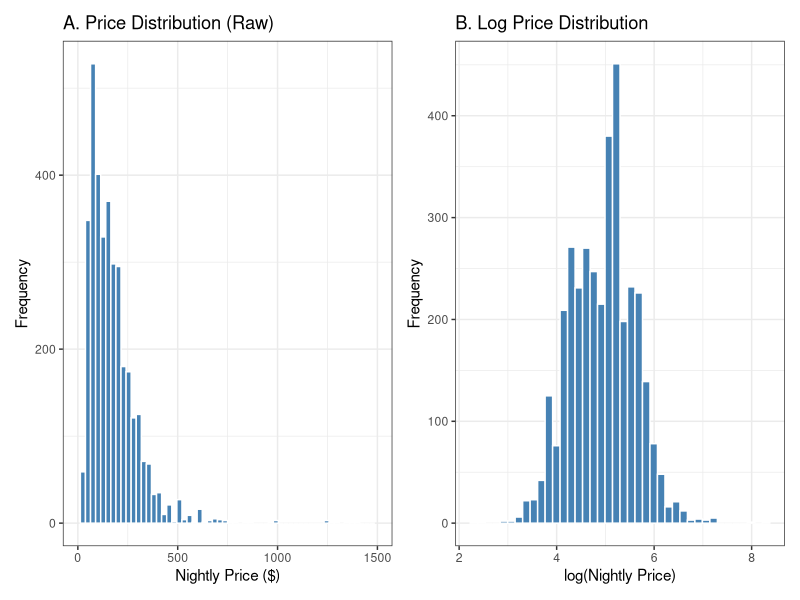
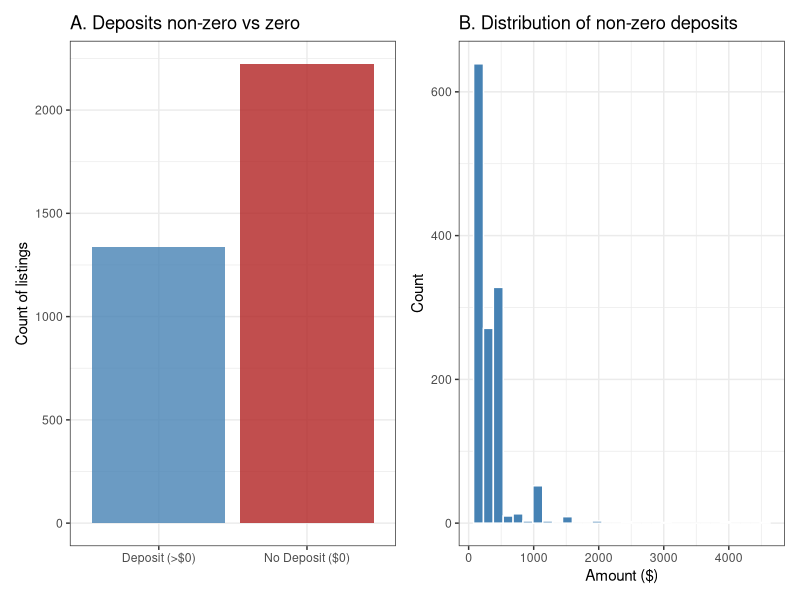
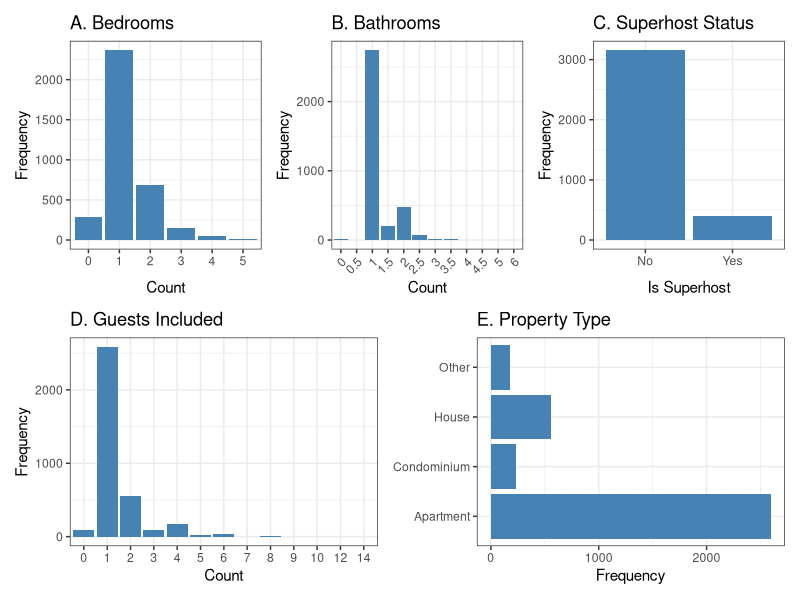
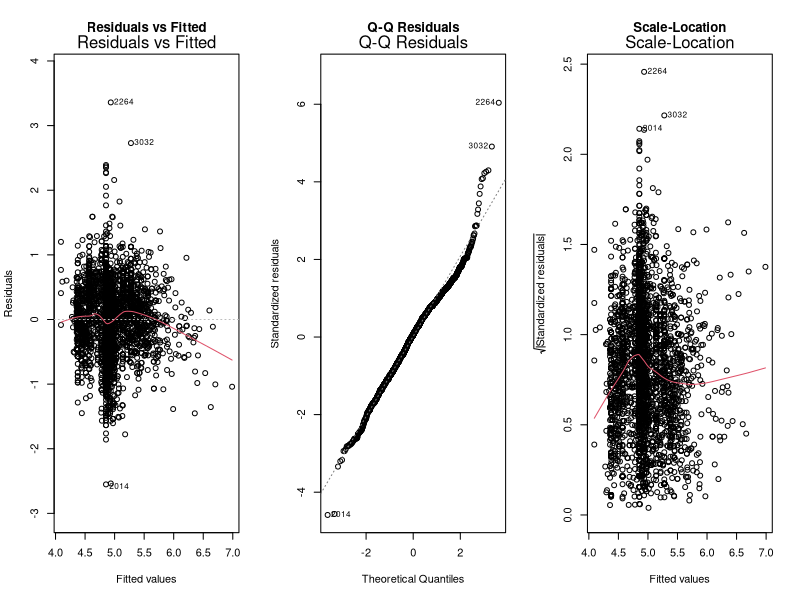
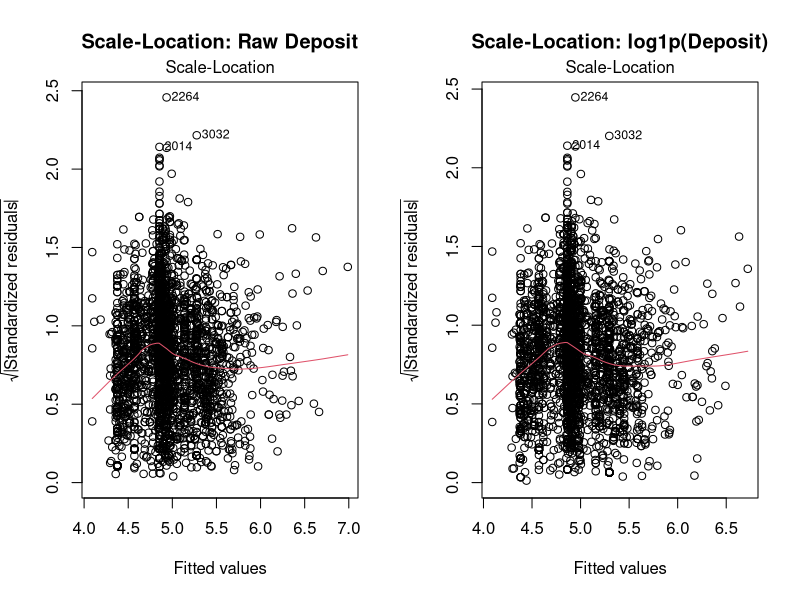
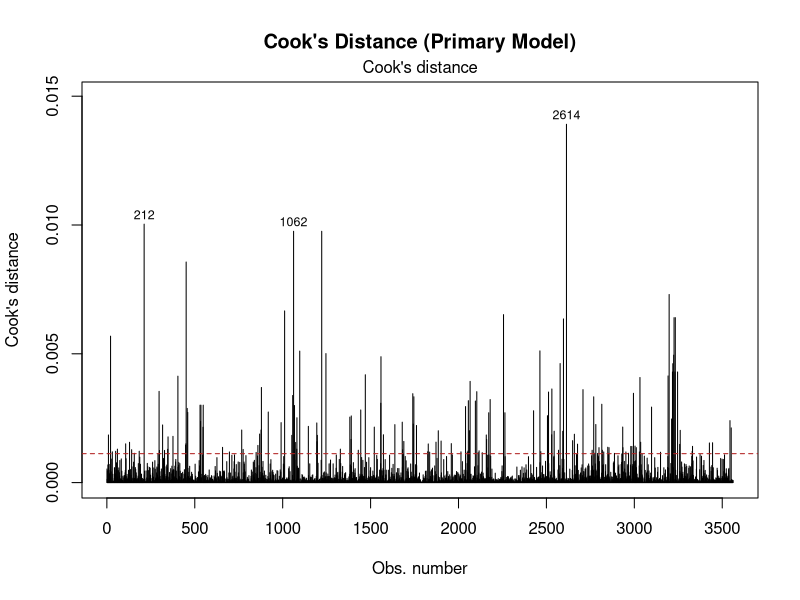
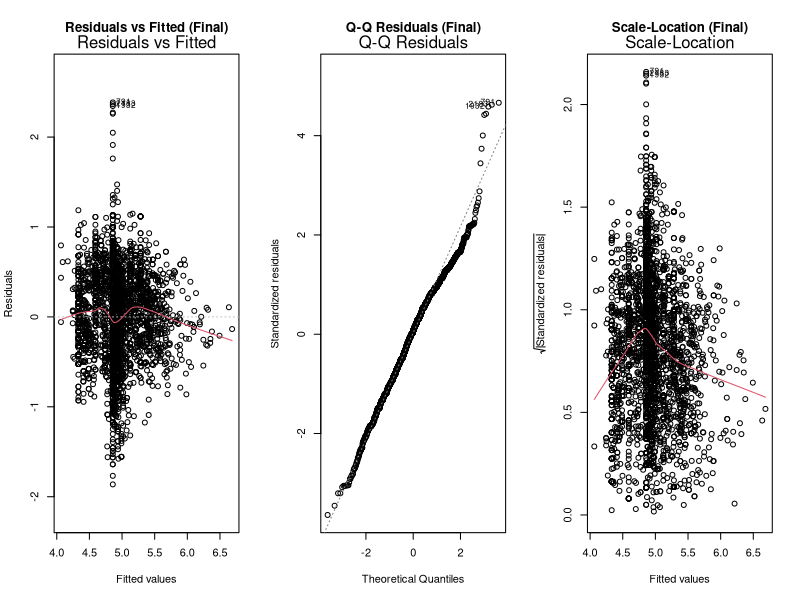
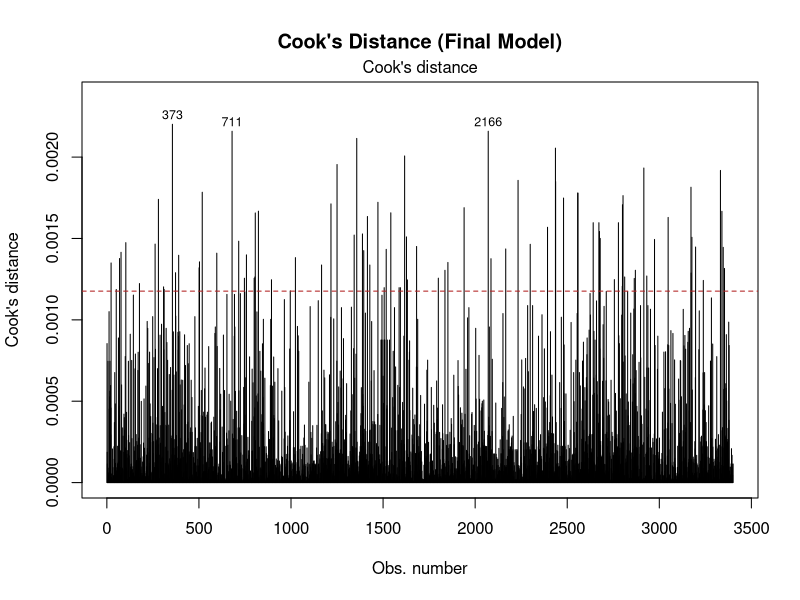

R code for these plots, in order:
## ---- chunk 1
knitr::opts_knit$set(root.dir = here::here())
knitr::opts_chunk$set(echo = FALSE, message = FALSE, warning = FALSE)

library(dplyr)
library(readr)
library(ggplot2)
library(patchwork)
library(knitr)
library(car)

# Load and prepare data
df <- as.data.frame(
  read_csv("data/cleaned/listings_cleaned.csv") %>%
    mutate(
      property_type = factor(property_type,
                             levels = c("Apartment", "Condominium",
                                        "House", "Other")),
      host_is_superhost = factor(
        ifelse(host_is_superhost == TRUE, "t", "f"),
        levels = c("f", "t"))
    )
)
## ---- chunk 2
p1a <- ggplot(df, aes(x = price)) +
  geom_histogram(bins = 60, fill = "steelblue", colour = "white") +
  labs(title = "A. Price Distribution (Raw)",
       x = "Nightly Price ($)", y = "Frequency") +
  xlim(0, 1500) +
  theme_bw()

p1b <- ggplot(df, aes(x = log_price)) +
  geom_histogram(bins = 40, fill = "steelblue", colour = "white") +
  labs(title = "B. Log Price Distribution",
       x = "log(Nightly Price)", y = "Frequency") +
  theme_bw()

p1a + p1b
## ---- chunk 3
p2a <- ggplot(df,
              aes(x = factor(ifelse(security_deposit == 0,
                                    "No Deposit ($0)",
                                    "Deposit (>$0)")))) +
  geom_bar(fill = c("steelblue", "firebrick"), alpha = 0.8) +
  labs(title = "A. Deposits non-zero vs zero",
       x = "", y = "Count of listings") +
  theme_bw()

p2b <- ggplot(subset(df, security_deposit > 0),
              aes(x = security_deposit)) +
  geom_histogram(fill = "steelblue", colour = "white", bins = 30) +
  labs(title = "B. Distribution of non-zero deposits",
       x = "Amount ($)", y = "Count") +
  theme_bw()

p2a + p2b
## ---- chunk 4
p3a <- ggplot(df, aes(x = factor(bedrooms))) +
  geom_bar(fill = "steelblue") +
  labs(title = "A. Bedrooms", x = "Count", y = "Frequency") +
  theme_bw()

p3b <- ggplot(df, aes(x = factor(bathrooms))) +
  geom_bar(fill = "steelblue") +
  labs(title = "B. Bathrooms", x = "Count", y = "Frequency") +
  theme_bw() +
  theme(axis.text.x = element_text(angle = 45, hjust = 1))

p3c <- ggplot(df, aes(x = host_is_superhost)) +
  geom_bar(fill = "steelblue") +
  scale_x_discrete(labels = c("f" = "No", "t" = "Yes")) +
  labs(title = "C. Superhost Status",
       x = "Is Superhost", y = "Frequency") +
  theme_bw()

p3d <- ggplot(df, aes(x = factor(guests_included))) +
  geom_bar(fill = "steelblue") +
  labs(title = "D. Guests Included", x = "Count", y = "Frequency") +
  theme_bw()

p3e <- ggplot(df, aes(y = property_type)) +
  geom_bar(fill = "steelblue") +
  labs(title = "E. Property Type", x = "Frequency", y = NULL) +
  theme_bw()

(p3a + p3b + p3c) / (p3d + p3e)
## ---- chunk 5
# Fit primary model
model_primary <- lm(
  log_price ~ bedrooms + bathrooms + guests_included +
    property_type + host_is_superhost + security_deposit,
  data = df
)

summary_primary <- summary(model_primary)
## ---- chunk 6
# Coefficient table
coef_df <- as.data.frame(summary_primary$coefficients)
ci       <- confint(model_primary)

coef_table <- data.frame(
  Predictor = c("Intercept", "Bedrooms", "Bathrooms",
                "Guests Included", "Condominium vs Apt",
                "House vs Apt", "Other vs Apt",
                "Superhost (t vs f)", "Security Deposit"),
  Estimate   = round(coef_df[, "Estimate"], 4),
  Std_Error  = round(coef_df[, "Std. Error"], 4),
  t_value    = round(coef_df[, "t value"], 3),
  p_value    = round(coef_df[, "Pr(>|t|)"], 4)
)
rownames(coef_table) <- NULL

kable(coef_table,
      col.names = c("Predictor", "Estimate", "Std. Error",
                    "t-value", "p-value"),
      caption = "Table 1: Primary model regression coefficients.
      Reference category for property type is Apartment.",
      digits = 4)
## ---- chunk 7
# Model fit statistics
fit_table <- data.frame(
  Statistic = c("R-squared", "Adjusted R-squared",
                "F-statistic", "p-value", "N"),
  Value = c(
    round(summary_primary$r.squared, 4),
    round(summary_primary$adj.r.squared, 4),
    round(summary_primary$fstatistic[1], 2),
    "< 0.001",
    nrow(df)
  )
)

kable(fit_table,
      col.names = c("Statistic", "Value"),
      caption = "Table 2: Primary model fit statistics.")
## ---- chunk 8
par(mfrow = c(1, 3))
plot(model_primary, which = 1,
     main = "Residuals vs Fitted", sub = "")
plot(model_primary, which = 2,
     main = "Q-Q Residuals", sub = "")
plot(model_primary, which = 3,
     main = "Scale-Location", sub = "")
par(mfrow = c(1, 1))
## ---- chunk 9
# Fit transformation comparison model
model_log_deposit <- lm(
  log_price ~ bedrooms + bathrooms + guests_included +
    property_type + host_is_superhost + log1p(security_deposit),
  data = df
)

# Power transform confirmation
pt_result <- car::powerTransform(
  price ~ bedrooms + bathrooms + guests_included +
    property_type + host_is_superhost + security_deposit,
  data = df
)

# Cook's Distance and influential observation removal
cooks_d         <- cooks.distance(model_primary)
threshold       <- 4 / nrow(df)
influential_idx <- which(cooks_d > threshold)
df_final        <- df[-influential_idx, ]

# Model without influential observations for coefficient comparison
model_no_inf <- lm(
  log_price ~ bedrooms + bathrooms + guests_included +
    property_type + host_is_superhost + security_deposit,
  data = df_final
)

# Stepwise selection
model_step_aic <- step(model_primary, direction = "backward",
                       trace = 0)
model_step_bic <- step(model_primary, direction = "backward",
                       trace = 0, k = log(nrow(df)))

# Model without superhost for comparison table
model_no_superhost <- lm(
  log_price ~ bedrooms + bathrooms + guests_included +
    property_type + security_deposit,
  data = df
)

# VIF for final model
vif_vals <- car::vif(model_no_superhost)
## ---- chunk 10
par(mfrow = c(1, 2))
plot(model_primary,     which = 3,
     main = "Scale-Location: Raw Deposit", sub = "")
plot(model_log_deposit, which = 3,
     main = "Scale-Location: log1p(Deposit)", sub = "")
par(mfrow = c(1, 1))
## ---- chunk 11
plot(model_primary, which = 4,
     main = "Cook's Distance (Primary Model)", sub = "")
abline(h = threshold, col = "firebrick", lty = 2)
## ---- chunk 12
# Fit final model on cleaned data
model_final <- lm(
  log_price ~ bedrooms + bathrooms + guests_included +
    property_type + security_deposit,
  data = df_final
)

summary_final <- summary(model_final)
## ---- chunk 13
coef_df <- as.data.frame(summary_final$coefficients)
ci      <- confint(model_final, level = 0.95)

final_table <- data.frame(
  Predictor  = c("Intercept", "Bedrooms", "Bathrooms",
                 "Guests Included", "Condominium vs Apt",
                 "House vs Apt", "Other vs Apt",
                 "Security Deposit"),
  Estimate   = round(coef_df[, "Estimate"], 4),
  Std_Error  = round(coef_df[, "Std. Error"], 4),
  CI_Lower   = round(ci[, 1], 4),
  CI_Upper   = round(ci[, 2], 4),
  t_value    = round(coef_df[, "t value"], 3),
  p_value    = round(coef_df[, "Pr(>|t|)"], 4),
  Pct_Change = round((exp(coef_df[, "Estimate"]) - 1) * 100, 2)
)
rownames(final_table) <- NULL

kable(final_table,
      col.names = c("Predictor", "Estimate", "Std. Error",
                    "95% CI Lower", "95% CI Upper",
                    "t-value", "p-value", "% Change"),
      caption   = "Table 5: Final model coefficients, standard errors,
      95% confidence intervals, p-values, and percentage change in
      nightly price. Reference category for property type is Apartment.",
      digits    = 4)
## ---- chunk 14
perf_table <- data.frame(
  Metric = c("R-squared", "Adjusted R-squared", "AIC", "BIC",
             "Residual Std. Error", "F-statistic", "p-value", "N"),
  Primary_Model = c(
    round(summary_primary$r.squared, 4),
    round(summary_primary$adj.r.squared, 4),
    round(AIC(model_primary), 2),
    round(BIC(model_primary), 2),
    round(summary_primary$sigma, 4),
    round(summary_primary$fstatistic[1], 2),
    "< 2.2e-16",
    nrow(df)
  ),
  Final_Model = c(
    round(summary_final$r.squared, 4),
    round(summary_final$adj.r.squared, 4),
    round(AIC(model_final), 2),
    round(BIC(model_final), 2),
    round(summary_final$sigma, 4),
    round(summary_final$fstatistic[1], 2),
    "< 2.2e-16",
    nrow(df_final)
  )
)

kable(perf_table,
      col.names = c("Metric", "Primary Model", "Final Model"),
      caption   = "Table 6: Model performance comparison between the
      primary model (6 predictors, n = 3,561) and the final model
      (5 predictors, n = 3,400).")
## ---- chunk 15
par(mfrow = c(1, 3))
plot(model_final, which = 1,
     main = "Residuals vs Fitted (Final)", sub = "")
plot(model_final, which = 2,
     main = "Q-Q Residuals (Final)", sub = "")
plot(model_final, which = 3,
     main = "Scale-Location (Final)", sub = "")
par(mfrow = c(1, 1))
## ---- chunk 16
plot(model_final, which = 4,
     main = "Cook's Distance (Final Model)", sub = "")
abline(h = 4 / nrow(df_final), col = "firebrick", lty = 2)
